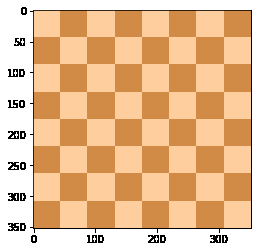
#> input picture Thejaswin S_CV/images/chess.png, 261 x 252 px, found by its file name
$ jupyter execute 'edge detection.ipynb'   (shell and % lines are left out)
#> lines starting #> are read from the running program, lines starting #| are printed output that depends on the picture
[cell 1]
import cv2
import numpy as np

import matplotlib.pyplot as plt

[cell 2]
flat_chess = cv2.imread('chess.png')
#> flat_chess is the input picture: shape (252, 261, 3); mean B, G, R 147.2, 188.8, 231.5
flat_chess = cv2.cvtColor(flat_chess,cv2.COLOR_BGR2RGB)
plt.imshow(flat_chess)

[cell 3]
gray_flat_chess = cv2.cvtColor(flat_chess,cv2.COLOR_BGR2GRAY)
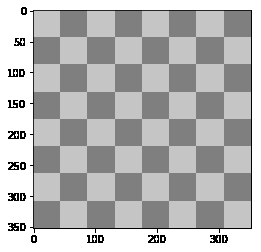
#> gray_flat_chess: shape (252, 261); min 0, max 255, mean 181.3
plt.imshow(gray_flat_chess,cmap='gray')

[cell 4]
real_chess = cv2.imread('real_chess.png')
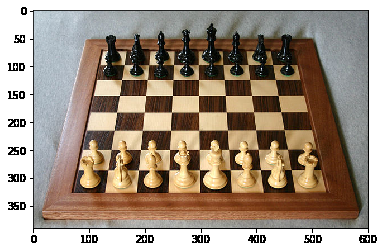
#> input picture Thejaswin S_CV/images/real_chess.png, 384 x 252 px, found by its file name
#> real_chess is the input picture: shape (252, 384, 3); mean B, G, R 130.9, 145.7, 160.7
real_chess = cv2.cvtColor(real_chess,cv2.COLOR_BGR2RGB)
plt.imshow(real_chess)

[cell 5]
gray_real_chess = cv2.cvtColor(real_chess,cv2.COLOR_BGR2GRAY)
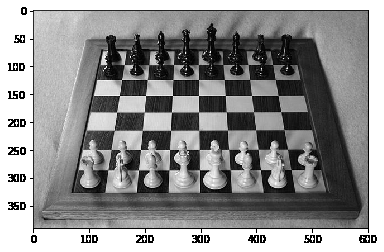
#> gray_real_chess: shape (252, 384); min 0, max 255, mean 143
plt.imshow(gray_real_chess,cmap='gray')

[cell 6]
# Convert Gray Scale Image to Float Values
gray = np.float32(gray_flat_chess)

# Corner Harris Detection
dst = cv2.cornerHarris(src=gray,blockSize=2,ksize=3,k=0.04)
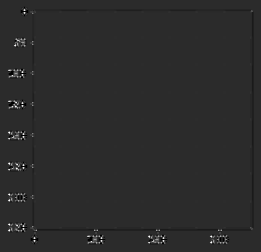
#> dst: shape (252, 261) float32; min -169130016, max 815259648, mean 1567929.1; drawn with min black and max white

# result is dilated for marking the corners, not important to actual corner detection
# this is just so we can plot out the points on the image shown
dst = cv2.dilate(dst,None)
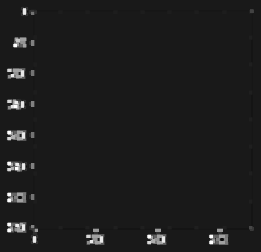
#> dst: shape (252, 261) float32; min -89354832, max 815259648, mean 13846678; drawn with min black and max white

# Threshold for an optimal value, it may vary depending on the image.
flat_chess[dst>0.01*dst.max()]=[255,0,0]
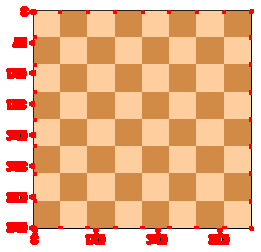
#> flat_chess: shape (252, 261, 3); mean R, G, B 236.2, 181.6, 140.3

plt.imshow(flat_chess)

[cell 7]
# Convert Gray Scale Image to Float Values
gray = np.float32(gray_real_chess)
#> gray: shape (252, 384) float32

# Corner Harris Detection
dst = cv2.cornerHarris(src=gray,blockSize=2,ksize=3,k=0.04)
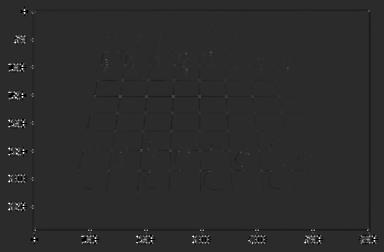
#> dst: shape (252, 384) float32; min -169130016, max 815259648, mean 1069005.5; drawn with min black and max white

# result is dilated for marking the corners, not important to actual corner detection
# this is just so we can plot out the points on the image shown
dst = cv2.dilate(dst,None)
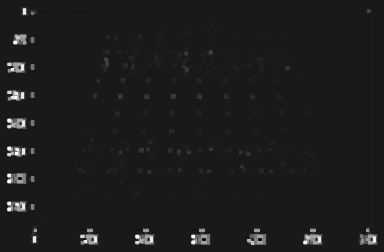
#> dst: shape (252, 384) float32; min -89354832, max 815259648, mean 13066411; drawn with min black and max white

# Threshold for an optimal value, it may vary depending on the image.
real_chess[dst>0.01*dst.max()]=[255,0,0]
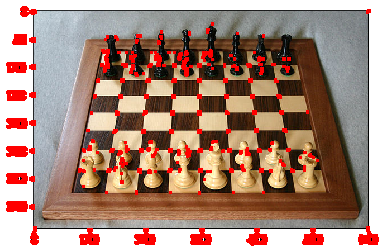
#> real_chess: shape (252, 384, 3); mean R, G, B 169.1, 136.6, 122.7

plt.imshow(real_chess)
